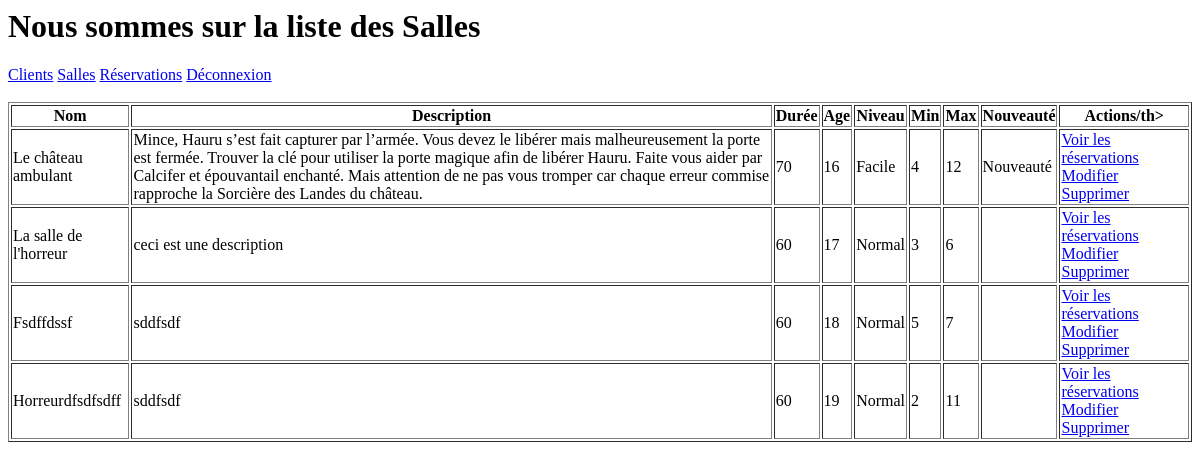
Before: /admin/rooms/list.php with the older database file.
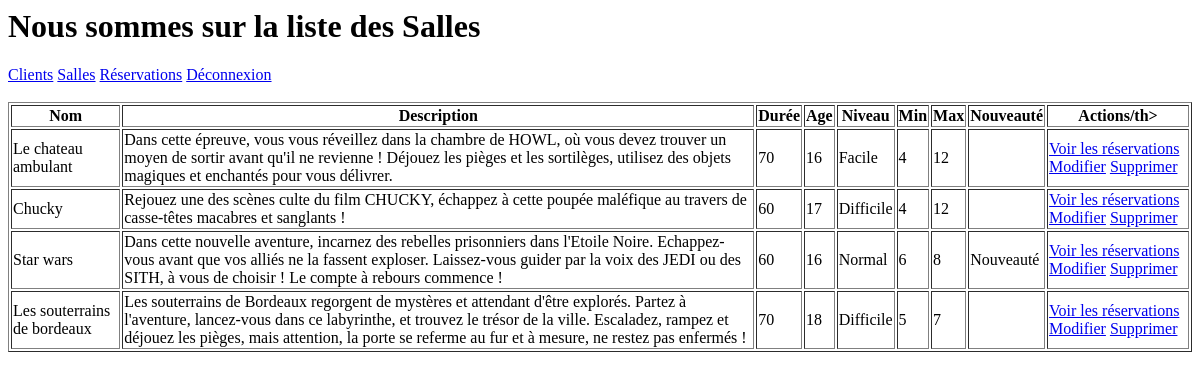
After: the same page with the newer database file.
### tables this page shows
CREATE TABLE IF NOT EXISTS `rooms` (
  `id` int(11) NOT NULL AUTO_INCREMENT,
  `name` varchar(50) NOT NULL,
  `description` text NOT NULL,
  `duration` int(11) NOT NULL DEFAULT 60,
  `forbidden18yearOld` tinyint(1) NOT NULL DEFAULT 0 COMMENT 'interdit aux moin de 18 ans',
  `niveau` enum('Facile','Normal','Difficile') NOT NULL DEFAULT 'Normal' COMMENT 'niveau de difficulté',
  `min_player` int(11) NOT NULL DEFAULT 2,
  `max_player` int(11) NOT NULL DEFAULT 12,
  `new` tinyint(1) NOT NULL DEFAULT 0,
  `age` int(11) NOT NULL DEFAULT 16,
  `alt_text` text DEFAULT NULL,
  `img_css` enum('roomCard1Img','roomCard2Img','roomCard3Img','roomCard4Img') NOT NULL DEFAULT 'roomCard2Img',
  PRIMARY KEY (`id`)
);

### helper.php (called while the page is built, shortened)
<?php
function connect_to_mysql(): PDO
{
  $dsn = 'mysql:dbname=escape_game;host=localhost;port=3307';
  $user = 'escape_game';
  $password = 'Escape33!';
  $connection = new PDO($dsn, $user, $password);
  $connection->exec("set names utf8mb4");
  return $connection;
}
function getRoomsFromDB(): array
{
  $conn = connect_to_mysql();
  $array_rooms = [];
  $sql = "SELECT *
	        FROM `rooms`";
  foreach ($conn->query($sql) as $row) {
    $room = new Room(
      $row['name'],
      $row['description'],
      (int)$row['duration'],
      (bool)$row['forbidden18yearOld'],
      $row['niveau'],
      (int)$row['min_player'],
      (int)$row['max_player'],
      (int)$row['age'],
      $row['img_css'],
      (bool)$row['new'],
    );
    $array_rooms[$row['id']] = $room->toArray();
  }
  return $array_rooms;
}

### Models/Room.php (called while the page is built, shortened)
<?php
class Room
{
  private string $name;
  private string $description;
  private int $duration;
  private bool $forbidden18yearOld;
  private string $niveau;
  private int $min_player;
  private int $max_player;
  private int $age;
  private string $img_css;
  private bool $new;
  public function __construct(
    string $p_name,
    string $p_description,
    int $p_duration = 60,
    bool $p_18yo = false,
    string $p_niveau = "Normal",
    int $p_min_player = 2,
    int $p_max_player = 12,
    int $p_age = 16,
    string $p_img_css = 'roomCard2Img',
    bool $p_new = false
  ) {
    $this->name = ucfirst(strtolower($p_name));
    $this->description = $p_description;
    $this->duration = $p_duration;
    $this->forbidden18yearOld = $p_18yo;
    $this->niveau = $p_niveau;
    $this->min_player = $p_min_player;
    $this->max_player = $p_max_player;
    $this->age = $p_age;
    $this->img_css = $p_img_css;
    $this->new = $p_new;
  }
  public function toArray()
  {
    return [
      'name'          => $this->name,
      'description'      => $this->description,
      'duration'        => $this->duration,
      'forbidden18yearOld' => $this->forbidden18yearOld,
      'niveau'        => $this->niveau,
      'min_player'     => $this->min_player,
      'max_player'      => $this->max_player,
      'age'         => $this->age,
      'img_css'        => $this->img_css,
      'new'         => $this->new,
    ];
  }
}

### admin/rooms/list.php (the view, shortened to what this page needs)
<?php
require_once("../../helper.php");
require_once("../../Models/Room.php");
$rooms = getRoomsFromDB();
?>
<html>
<head>
</head>
<body>
  <h1>Nous sommes sur la liste des Salles</h1>
  <?php
  include('../includes/menu.php');
  ?>
  <br />
  <table border="1">
    <tr>
      <th>Nom</th>
      <th>Description</th>
      <th>Durée</th>
      <th>Age</th>
      <th>Niveau</th>
      <th>Min</th>
      <th>Max</th>
      <th>Nouveauté</th>
      <th>Actions/th>
    </tr>
    <?php
    foreach ($rooms as $room_key => $room_info) {
    ?>
      <tr>
        <td><?= $room_info['name'] ?></td>
        <td><?= $room_info['description'] ?></td>
        <td><?= $room_info['duration'] ?></td>
        <td><?= $room_info['age'] ?></td>
        <td><?= $room_info['niveau'] ?></td>
        <td><?= $room_info['min_player'] ?></td>
        <td><?= $room_info['max_player'] ?></td>
        <td><?= $new = ($room_info['new'] ? 'Nouveauté' : '') ?></td>
        <td>
          <a href="#">Voir les réservations</a>
          <a href="#">Modifier</a>
          <a href="#">Supprimer</a>
        </td>
      </tr>
    <?php
    }
    ?>
  </table>
</body>
</html>

Changed rows visible on the page:
changed rooms "Facile": name "Le château ambulant" → "Le chateau ambulant"; description "Mince, Hauru s’est fait capturer par l’armée. Vous devez le libérer mais malheureusement la porte est fermée. Trouver la clé pour utiliser la porte magique afin de libérer Hauru. Faite vous aider par Calcifer et épouvantail enchanté. Mais attention de ne pas vous tromper car chaque erreur commise rapproche la Sorcière des Landes du château." → "Dans cette épreuve, vous vous réveillez dans la chambre de HOWL, où vous devez trouver un moyen de sortir avant qu'il ne revienne ! Déjouez les pièges et les sortilèges, utilisez des objets magiques et enchantés pour vous délivrer."; new "Nouveauté" → (not shown)
changed rooms: name "La salle de l'horreur" → "Chucky"; description "ceci est une description" → "Rejouez une des scènes culte du film CHUCKY, échappez à cette poupée maléfique au travers de casse-têtes macabres et sanglants !"; niveau "Normal" → "Difficile"; min_player "3" → "4"; max_player "6" → "12"
changed rooms "Normal": name "Fsdffdssf" → "Star wars"; description "sddfsdf" → "Dans cette nouvelle aventure, incarnez des rebelles prisonniers dans l'Etoile Noire. Echappez-vous avant que vos alliés ne la fassent exploser. Laissez-vous guider par la voix des JEDI ou des SITH, à vous de choisir ! Le compte à rebours commence !"; age "18" → "16"; min_player "5" → "6"; max_player "7" → "8"; new (not shown) → "Nouveauté"
changed rooms: name "Horreurdfsdfsdff" → "Les souterrains de bordeaux"; description "sddfsdf" → "Les souterrains de Bordeaux regorgent de mystères et attendant d'être explorés. Partez à l'aventure, lancez-vous dans ce labyrinthe, et trouvez le trésor de la ville. Escaladez, rampez et déjouez les pièges, mais attention, la porte se referme au fur et à mesure, ne restez pas enfermés !"; duration "60" → "70"; age "19" → "18"; niveau "Normal" → "Difficile"; min_player "2" → "5"; max_player "11" → "7"
